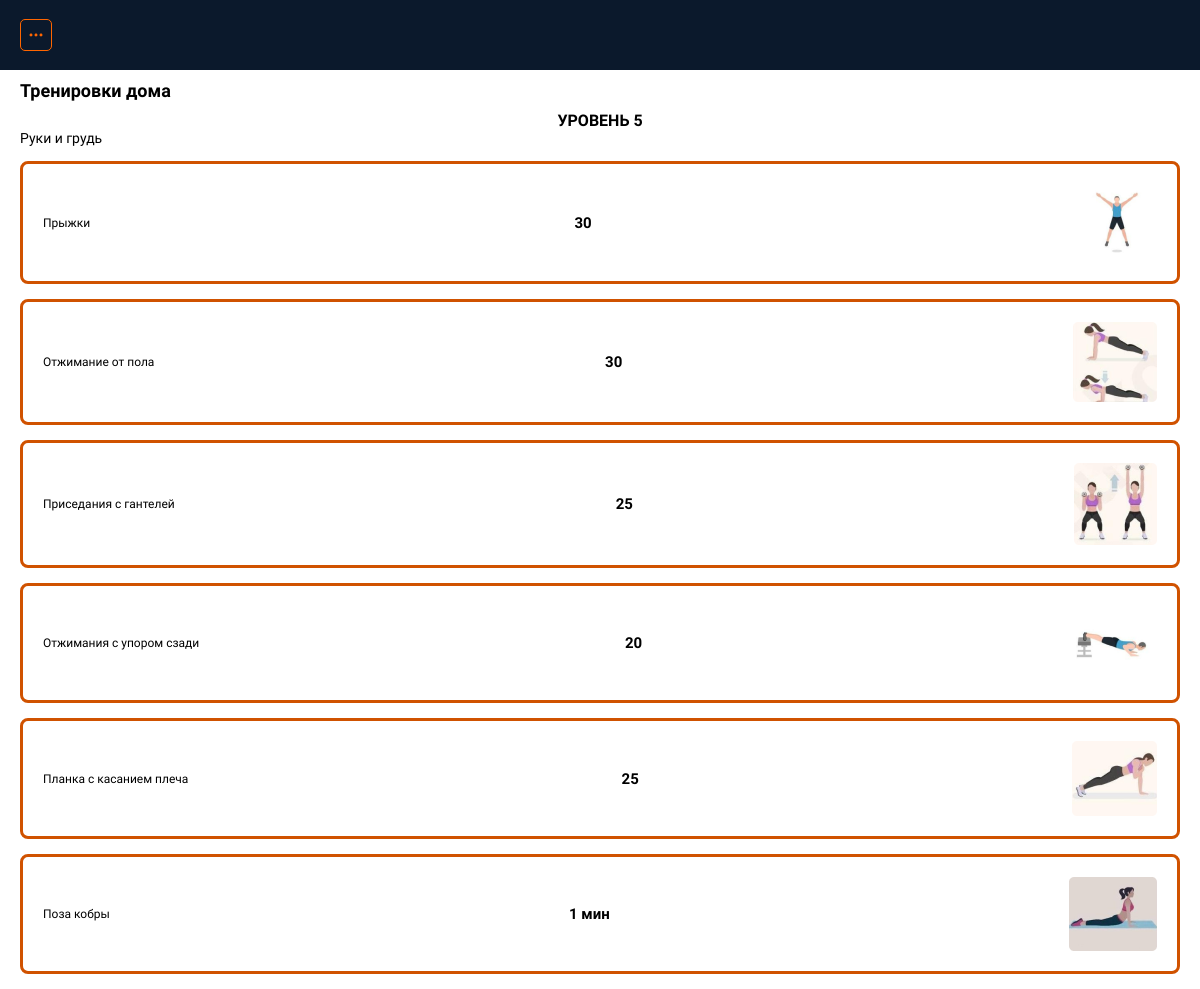
/trendoms/ (signed in), run on the app's committed database.
### fitnes_app/models.py (models this page shows, shortened)
class DomTrenirovki(models.Model):
    exercise= models.CharField("Упражнение", max_length=50)
    quantity= models.CharField("Количество раз", max_length=50)
    image = models.ImageField(upload_to='images/', null=True, blank=True)
    class Meta:
        verbose_name="Тренировки дом"
        verbose_name_plural="Тренировки дома"

### fitnes_app/views.py (the view)
# urls.py: path('trendoms/', views.trendom_page, name='trendoms_page'),
def trendom_page(request):
    trendoms= DomTrenirovki.objects.all()
    context={
        'trendoms': trendoms
    }
    return render(request, "./trendoms.html", context)

### fitnes_app/templates/trendoms.html (shortened to what this page needs)
{% extends 'base.html' %}
{% load static %}
{% block content %}
{% if user.is_authenticated %}
<section class="spac">
    <div class="container">
       <h2 class="title-spec">Тренировки дома</h2>
       <h2 class="level-dom"> УРОВЕНЬ 5</h2>
       <h2 class="group">Руки и грудь</h2>
       {% for trendom in trendoms %}
       <div class="dom-card__info">
            <h3 class="spec-card__title">{{trendom.exercise}} </h3>
            <h3 class="spac-card__name">{{trendom.quantity}}</h3>
            <img src="{{ trendom.image.url }}" alt="">
       </div>
       {% endfor %}
    </div>
</section>
{% endif %}
{% endblock %}

### fitnes_app/templates/base.html (shortened to what this page needs)
{% load static %}
<!DOCTYPE html>
<html lang="en">
<head>
    <link rel="stylesheet" href="{% static './css/style.css' %}">
</head>
<body>
    <header class="header">
        <div class="container">
            <button class="menu-button" onclick="kik()">
                <img src="{% static './images/menu.svg' %}" alt="Menu">
            </button>
        </div>
    </header>
    <main>
       {% block content %}
       {% endblock %}
    </main>
</body>
</html>

### fitnes_app/static/css/style.css (style rules this page uses)
* { padding: 0; margin: 0; box-sizing: border-box; font-family: "Tektur", sans-serif; }
:root { --orange: #FF6500; --blue: #1E3E62; --deep: #0B192C; --dark: #000000; --dark-orange: #D05200; --white: #FFFFFF; }
.container { margin-left: 20px; margin-right: 20px; }
.header { padding: 19px 0; background-color: var(--deep); }
.menu-button { background-color: transparent; cursor: pointer; border: 1px solid var(--orange); border-radius: 5px; width: 32px; height: 32px; display: flex; align-items: center; justify-content: center; }
main { background-color: var(--white); min-height: 100vh; }
.title-spec { font-size: 18px; font-weight: 700; color: var(--dark); margin: 10px 0; }
.spac-card__name { font-size: 15px; font-weight: 600; color: var(--dark); }
.spec-card__title { font-size: 12px; font-weight: 400; color: var(--dark); }
.dom-card__info { border: 3px solid var(--dark-orange); border-radius: 8px; padding: 20px; margin: 15px 0; display: flex; align-items: center; justify-content: space-between; }
.level-dom { text-align: center; font-size: 16px; font-weight: 600; }
.group { font-size: 14px; font-weight: 400; }

### data on the page
DomTrenirovki: exercise "Прыжки", quantity "30", image (picture)
DomTrenirovki: exercise "Отжимание от пола", quantity "30", image (picture)
DomTrenirovki: exercise "Приседания с гантелей", quantity "25", image (picture)
DomTrenirovki: exercise "Отжимания с упором сзади", quantity "20", image (picture)
DomTrenirovki: exercise "Планка с касанием плеча", quantity "25", image (picture)
DomTrenirovki: exercise "Поза кобры", quantity "1 мин", image (picture)
